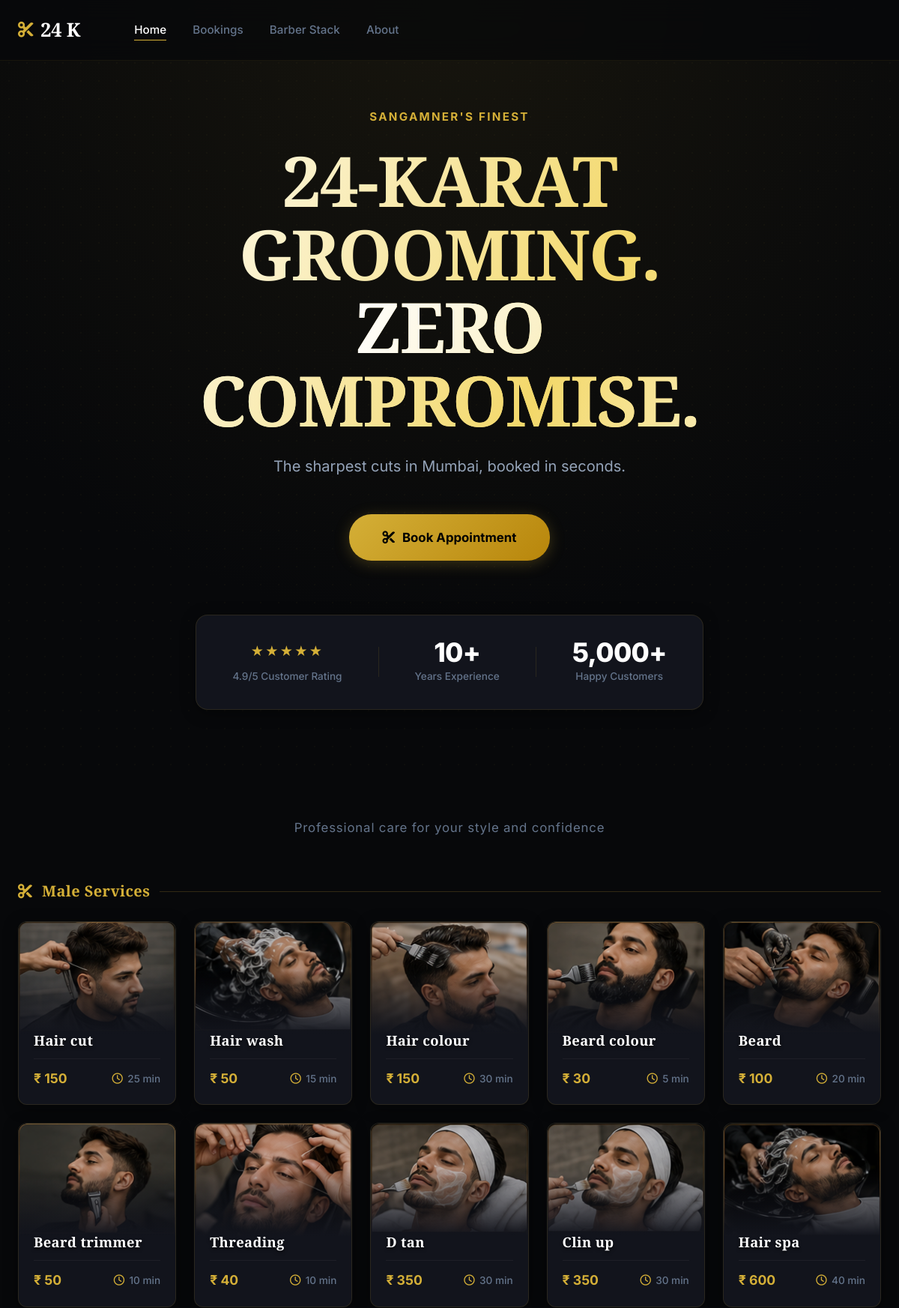
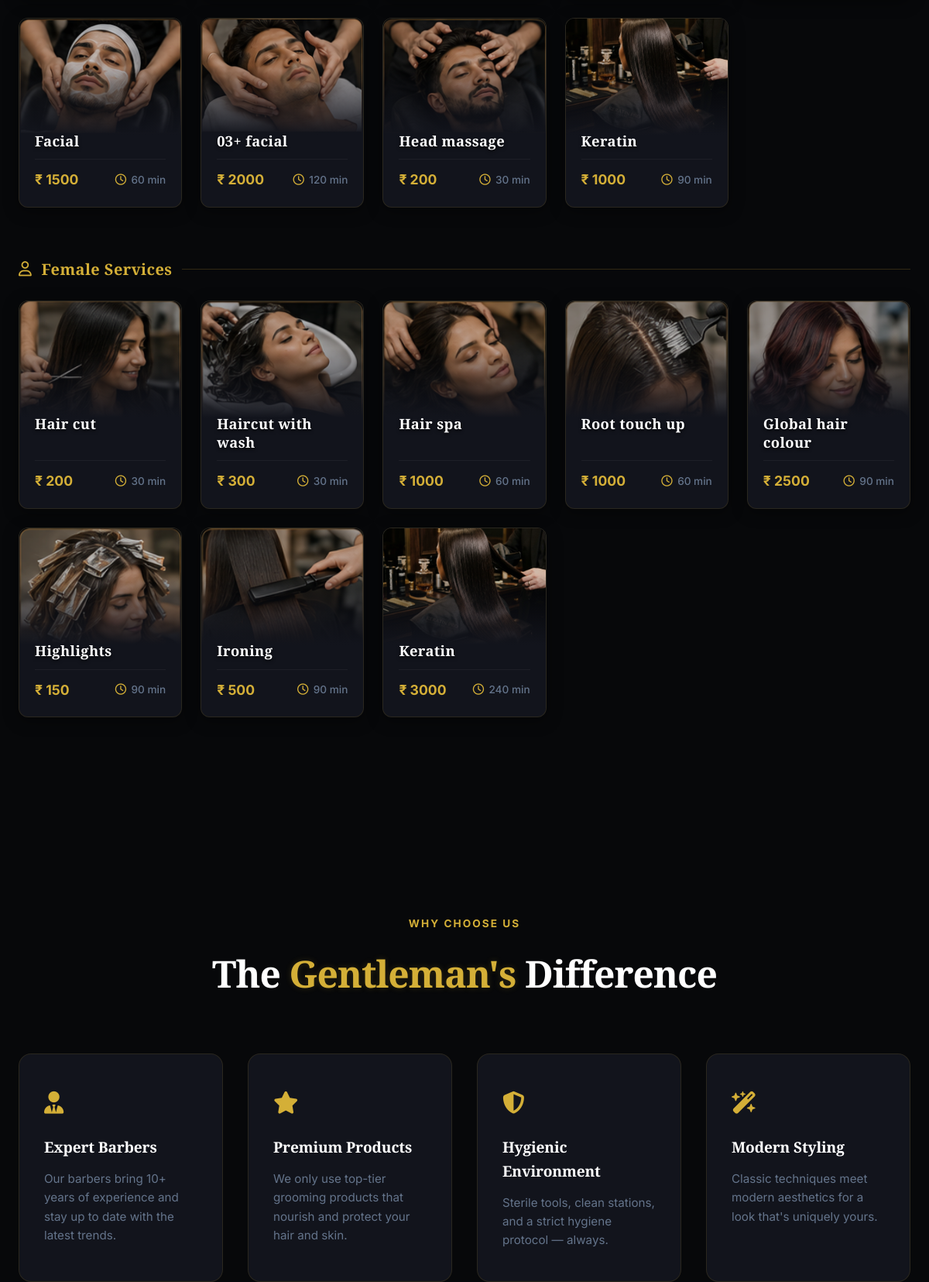
The page / (signed in, upper part) on the database its author committed (2 pictures, top to bottom).
### booking/models.py (models this page shows, shortened)
class Service(models.Model):
    CATEGORY_CHOICES = [
        ('MALE', 'Male Services'),
        ('FEMALE', 'Female Services'),
    ]
    name = models.CharField(max_length=100)
    category = models.CharField(max_length=20, choices=CATEGORY_CHOICES, default='MALE')
    description = models.TextField()
    price = models.DecimalField(max_digits=8, decimal_places=2)
    duration = models.PositiveIntegerField(help_text="Duration in minutes")
    image = models.ImageField(upload_to='services/', null=True, blank=True)
    icon = models.CharField(
        max_length=50,
        default='scissors',
        help_text="Font Awesome icon name (e.g. scissors, star, spa)"
    )
    is_active = models.BooleanField(default=True)
    sort_order = models.PositiveIntegerField(default=0)
    created_at = models.DateTimeField(auto_now_add=True)
    class Meta:
        ordering = ['sort_order', 'price']
        verbose_name = 'Service'
        verbose_name_plural = 'Services'

### booking/views.py (the view)
# urls.py: path('', views.home, name='home'),
def home(request):
    male_services = Service.objects.filter(is_active=True, category='MALE')
    female_services = Service.objects.filter(is_active=True, category='FEMALE')
    barbers = list(Barber.objects.filter(is_active=True))
    featured = next((b for b in barbers if b.name == 'Prashant Borhade'), None)
    barbers.sort(key=lambda b: (b is not featured, -float(b.rating)))
    business_hours = {bh.day: bh for bh in BusinessHour.objects.all()}
    now = timezone.localtime()
    for b in barbers:
        b.is_featured = b is featured
        next_slot = _barber_next_slot(b, business_hours, now)
        if next_slot:
            if next_slot.date() == now.date():
                b.next_slot_label = f"{next_slot.strftime('%I:%M %p')} today"
            elif next_slot.date() == now.date() + timedelta(days=1):
                b.next_slot_label = f"{next_slot.strftime('%I:%M %p')} tomorrow"
            else:
                b.next_slot_label = f"{next_slot.strftime('%a, %I:%M %p')}"
        else:
            b.next_slot_label = None
    available_dates = _available_dates(30)
    context = {
        'male_services': male_services,
        'female_services': female_services,
        'barbers': barbers,
        'available_dates': available_dates,
    }
    return render(request, 'home.html', context)

### booking/models.py (called while the page is built)
def get_shop_setting(key, default=''):
    try:
        return ShopSetting.objects.get(key=key).value
    except ShopSetting.DoesNotExist:
        return default

def slot_step_minutes():
    try:
        return max(5, min(int(get_shop_setting('slot_step', '30')), 120))
    except (TypeError, ValueError):
        return 30

    @property
    def specialty_list(self):
        return [s.strip() for s in self.specialties.split(',') if s.strip()]

### booking/views.py (called while the page is built)
def _generate_slots(open_t: dtime, close_t: dtime, step_minutes: int = None):
    step = step_minutes or slot_step_minutes()
    slots = []
    current = datetime.combine(date.today(), open_t)
    end = datetime.combine(date.today(), close_t)
    while current < end:
        slots.append(current.time())
        current += timedelta(minutes=step)
    return slots

def _booked_times(booking_date: date, barber_id=None):
    qs = Booking.objects.filter(
        booking_date=booking_date,
        status__in=[Booking.STATUS_PENDING, Booking.STATUS_CONFIRMED]
    )
    if barber_id:
        qs = qs.filter(barber_id=barber_id)
    bookings = qs.select_related('service')
    step = slot_step_minutes()
    booked_slots = set()
    for b in bookings:
        current_time = datetime.combine(booking_date, b.booking_time)
        end_time = current_time + timedelta(minutes=b.service.duration)
        while current_time < end_time:
            booked_slots.add(current_time.time())
            current_time += timedelta(minutes=step)
    return booked_slots

def _available_dates(days_ahead: int = 30):
    today = timezone.localdate()
    business_hours = {bh.day: bh for bh in BusinessHour.objects.all()}
    result = []
    for i in range(0, days_ahead):
        d = today + timedelta(days=i)
        bh = business_hours.get(d.weekday())
        if bh and not bh.is_closed:
            result.append(d)
    return result

### templates/home.html (shortened to what this page needs)
{% extends 'base.html' %}
{% load static %}
{% block content %}
<section class="hero" id="hero">
  <div class="hero-overlay"></div>
  <div class="hero-content" data-animate="fade-up">
    <p class="hero-eyebrow">Sangamner's Finest</p>
    <h1 class="hero-title">
      24-KARAT<br>
      GROOMING.<br>
      <span class="hero-title-gold">ZERO COMPROMISE.</span>
    </h1>
    <p class="hero-subtitle">The sharpest cuts in Mumbai, booked in seconds.</p>
    <a href="#services" class="btn-hero">
      <i class="fa-solid fa-scissors"></i>
      Book Appointment
    </a>
  </div>
  <div class="hero-trust" data-animate="fade-up" data-delay="200">
    <div class="trust-item">
      <div class="trust-stars">★★★★★</div>
      <div class="trust-label">4.9/5 Customer Rating</div>
    </div>
    <div class="trust-item">
      <div class="trust-number">10+</div>
      <div class="trust-label">Years Experience</div>
    </div>
    <div class="trust-item">
      <div class="trust-number">5,000+</div>
      <div class="trust-label">Happy Customers</div>
    </div>
  </div>
</section>
<section class="section services-section" id="services">
  <div class="container mockup-container">
    <div class="mockup-intro">Professional care for your style and confidence</div>
    {% if male_services %}
    <div class="mockup-category-header">
      <i class="fa-solid fa-scissors mockup-gold"></i>
      <span class="mockup-category-title">Male Services</span>
      <div class="mockup-gold-line"></div>
    </div>
    <div class="mockup-services-grid">
      {% for service in male_services %}
      <div class="mockup-service-card" onclick="selectService(this)"
           data-service-id="{{ service.pk }}"
           data-service-name="{{ service.name }}"
           data-service-price="{{ service.price|floatformat:0 }}"
           data-service-duration="{{ service.duration }}">
        <div class="mockup-card-image">
          {% if service.image %}
            <img src="{{ service.image.url }}" alt="{{ service.name }}" loading="lazy" />
          {% else %}
            <div class="service-icon-placeholder"><i class="fa-solid fa-{{ service.icon|default:'scissors' }}"></i></div>
          {% endif %}
        </div>
        <div class="mockup-card-body">
          <div class="mockup-service-name">{{ service.name }}</div>
          <div class="mockup-service-meta">
            <span class="mockup-price">₹ {{ service.price|floatformat:0 }}</span>
            <span class="mockup-duration"><i class="fa-regular fa-clock"></i> {{ service.duration }} min</span>
          </div>
        </div>
      </div>
      {% endfor %}
    </div>
    {% endif %}
    {% if female_services %}
    <div class="mockup-category-header" style="margin-top: 2rem;">
      <i class="fa-regular fa-user mockup-gold"></i>
      <span class="mockup-category-title">Female Services</span>
      <div class="mockup-gold-line"></div>
    </div>
    <div class="mockup-services-grid female-grid">
      {% for service in female_services %}
      <div class="mockup-service-card" onclick="selectService(this)"
           data-service-id="{{ service.pk }}"
           data-service-name="{{ service.name }}"
           data-service-price="{{ service.price|floatformat:0 }}"
           data-service-duration="{{ service.duration }}">
        <div class="mockup-card-image">
          {% if service.image %}
            <img src="{{ service.image.url }}" alt="{{ service.name }}" loading="lazy" />
          {% else %}
            <div class="service-icon-placeholder"><i class="fa-solid fa-{{ service.icon|default:'scissors' }}"></i></div>
          {% endif %}
        </div>
        <div class="mockup-card-body">
          <div class="mockup-service-name">{{ service.name }}</div>
          <div class="mockup-service-meta">
            <span class="mockup-price">₹ {{ service.price|floatformat:0 }}</span>
            <span class="mockup-duration"><i class="fa-regular fa-clock"></i> {{ service.duration }} min</span>
          </div>
        </div>
      </div>
      {% endfor %}
    </div>
    {% endif %}
  </div>
</section>
<section class="section why-section">
  <div class="container">
    <div class="section-header" data-animate="fade-up">
      <p class="section-eyebrow">Why Choose Us</p>
      <h2 class="section-title">The <span class="text-gold">Gentleman's</span> Difference</h2>
    </div>
    <div class="why-grid">
      <div class="why-card" data-animate="fade-up" data-delay="0">
        <div class="why-icon"><i class="fa-solid fa-user-tie"></i></div>
        <h3>Expert Barbers</h3>
        <p>Our barbers bring 10+ years of experience and stay up to date with the latest trends.</p>
      </div>
      <div class="why-card" data-animate="fade-up" data-delay="100">
        <div class="why-icon"><i class="fa-solid fa-star"></i></div>
        <h3>Premium Products</h3>
        <p>We only use top-tier grooming products that nourish and protect your hair and skin.</p>
      </div>
      <div class="why-card" data-animate="fade-up" data-delay="200">
        <div class="why-icon"><i class="fa-solid fa-shield-halved"></i></div>
        <h3>Hygienic Environment</h3>
        <p>Sterile tools, clean stations, and a strict hygiene protocol — always.</p>
      </div>
      <div class="why-card" data-animate="fade-up" data-delay="300">
        <div class="why-icon"><i class="fa-solid fa-wand-magic-sparkles"></i></div>
        <h3>Modern Styling</h3>
        <p>Classic techniques meet modern aesthetics for a look that's uniquely yours.</p>
      </div>
    </div>
  </div>
</section>
{% endblock %}

### templates/home.html (style rules this page uses)
.btn-hero { animation: qcPulse 2.2s ease-in-out infinite; }
.hero-trust .trust-item { animation: qcFloat 5s ease-in-out infinite; }
.hero-trust .trust-item:nth-child(3) { animation-delay: 1.6s; }
.hero-trust .trust-item:nth-child(5) { animation-delay: 3.2s; }

### rows shown on the page
Service: image (picture), name "Hair cut", price "150", duration "25"
Service: image (picture), name "Hair wash", price "50", duration "15"
Service: image (picture), name "Hair colour", price "150", duration "30"
Service: image (picture), name "Beard colour", price "30", duration "5"
Service: image (picture), name "Beard", price "100", duration "20"
Service: image (picture), name "Beard trimmer", price "50", duration "10"
Service: image (picture), name "Threading", price "40", duration "10"
Service: image (picture), name "D tan", price "350", duration "30"
Service: image (picture), name "Clin up", price "350", duration "30"
Service: image (picture), name "Hair spa", price "600", duration "40"
Service: image (picture), name "Facial", price "1500", duration "60"
Service: image (picture), name "03+ facial", price "2000", duration "120"
Service: image (picture), name "Head massage", price "200", duration "30"
Service: image (picture), name "Keratin", price "1000", duration "90"
Service: image (picture), name "Hair cut", price "200", duration "30"
Service: image (picture), name "Haircut with wash", price "300", duration "30"
Service: image (picture), name "Hair spa", price "1000", duration "60"
Service: image (picture), name "Root touch up", price "1000", duration "60"
Service: image (picture), name "Global hair colour", price "2500", duration "90"
Service: image (picture), name "Highlights", price "150", duration "90"
Service: image (picture), name "Ironing", price "500", duration "90"
Service: image (picture), name "Keratin", price "3000", duration "240"
